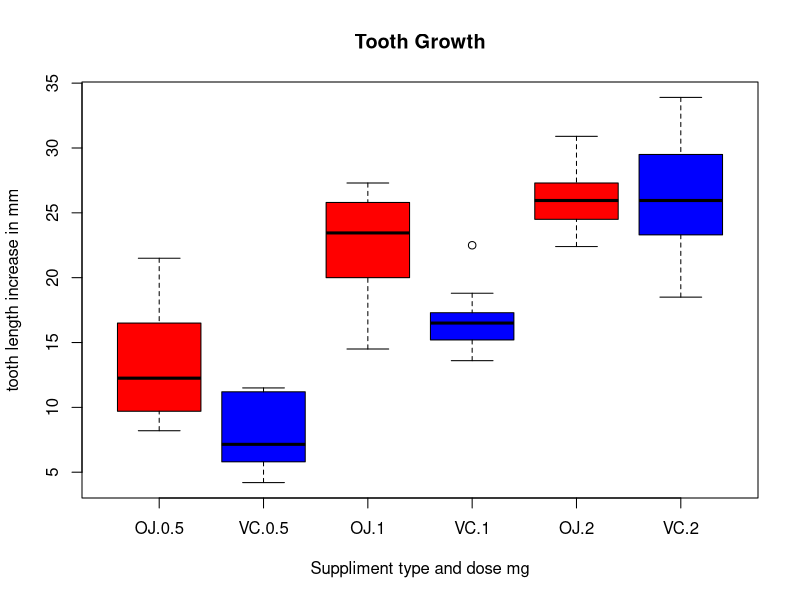

R code for this plot:
#Statistical Inference Course Project - Part 2

#In this project we will analyze the ToothGrowth data
library(datasets)
data(ToothGrowth)

#This datasets consists of 60 observations and three variables. Variables are len (numeric: tooth length increase), supp (categorical: VC or OJ) and dose (numerical: dose level - 0.5mg, 1mg or 2mg)
#look at summary(ToothGrowth)
summary(ToothGrowth)
table(ToothGrowth$supp, as.factor(ToothGrowth$dose))

#We will plot boxplots for each suppliment type (red are OJ, blue are VC) and dosage vs tooth length increase
boxplot(len~supp*dose, data = ToothGrowth, col = c("red", "blue"), main = "Tooth Growth", xlab ="Suppliment type and dose mg", ylab = "tooth length increase in mm")

#95% Confidence Interval for each suppliment type and dosage
for(i in levels(ToothGrowth$supp)){
  for(j in unique(ToothGrowth$dose)){
    x <- ToothGrowth$len[ToothGrowth$supp==i & ToothGrowth$dose==j]
    print(paste0("Suppliment type ", i, " and ", j, "mg dosage 95% confidence interval of the mean: ",
            round(mean(x) + -1* qnorm(0.975) * sd(x)/sqrt(length(x)),2)," ",round(mean(x) + 1* qnorm(0.975) * sd(x)/sqrt(length(x)),2)))
  }
}

#We can see that as dosage increases, tooth length also increases
#We can also prove it performing t-tests

ToothGrowth.dose0.5 = subset(ToothGrowth, dose == 0.5)
ToothGrowth.dose1.0= subset(ToothGrowth, dose == 1)
ToothGrowth.dose2.0= subset(ToothGrowth, dose == 2)
doseEffect0.5_to_1.0  <- t.test(ToothGrowth.dose0.5$len, ToothGrowth.dose1.0$len)
doseEffect0.5_to_1.0
#95% C.I. of the difference in means between observations that received 0.5mg and 1.0mg dosage does not contain 0. We reject the null hypothesis that the true difference in means is zero.

doseEffect1.0_to_2.0  <- t.test( ToothGrowth.dose1.0$len,ToothGrowth.dose2.0$len)
doseEffect1.0_to_2.0
#95% C.I. of the difference in tooth-length means between observations that received 1.0mg and 2.0mg dosage does not contain 0. We reject the null hypothesis that the true difference in means is zero and accept alternative hypothesis i.e. we accept that there is a difference in tooth length increase between observations that received 1.0 mg vs 2.0 mg

#Now lets compare the tooth length increase between different suppliment types.
ToothGrowth.typeOJ = subset(ToothGrowth, supp == "OJ")
ToothGrowth.typeVC = subset(ToothGrowth, supp == "VC")
typeEffect <- t.test(ToothGrowth.typeOJ$len, ToothGrowth.typeVC$len)
typeEffect
#The 95% c.i. of the difference in mean tooth length increase between observations of supp type OJ and supp type VC does contain 0. We fail to reject the null hypothesis that states the difference in means is zero.
#However p-value is only 6%. We will perform more test comparing these differences

ToothGrowth.typeOJ.dose0.5 = subset(ToothGrowth, supp == "OJ" & dose==0.5)
ToothGrowth.typeOJ.dose1.0 = subset(ToothGrowth, supp == "OJ" & dose==1.0)
ToothGrowth.typeOJ.dose2.0 = subset(ToothGrowth, supp == "OJ" & dose==2.0)
ToothGrowth.typeVC.dose0.5 = subset(ToothGrowth, supp == "VC" & dose==0.5)
ToothGrowth.typeVC.dose1.0 = subset(ToothGrowth, supp == "VC" & dose==1.0)
ToothGrowth.typeVC.dose2.0 = subset(ToothGrowth, supp == "VC" & dose==2.0)
typeEffect_at0.5 <- t.test(ToothGrowth.typeOJ.dose0.5$len, ToothGrowth.typeVC.dose0.5$len)
typeEffect_at1.0<- t.test(ToothGrowth.typeOJ.dose1.0$len, ToothGrowth.typeVC.dose1.0$len)
typeEffect_at2.0<-t.test(ToothGrowth.typeOJ.dose2.0$len, ToothGrowth.typeVC.dose2.0$len)

#For the tests below:
#Null Hypothesis: True difference in means is equal to 0
#Alternative hypothesis: True difference in means is not equal to 0
#Significance level: 5%

typeEffect_at0.5
#95% C.I. does not contain zero and it is positive (p-value is 0.6%). We reject the null hypothesis 

typeEffect_at1.0
#95% C.I. does not contain zero and it is positive (p-value 0.1%). We reject the null hypothesis 

typeEffect_at2.0
#95% C.I. does contain zero (p-value is 96%). We fail to reject the null hypothesis.
#We conlcude that at 2.0mg dosage there is no difference between supp types in tooth length increase but at 0.5mg and 1.0mg OJ types have larger tooth length increase

